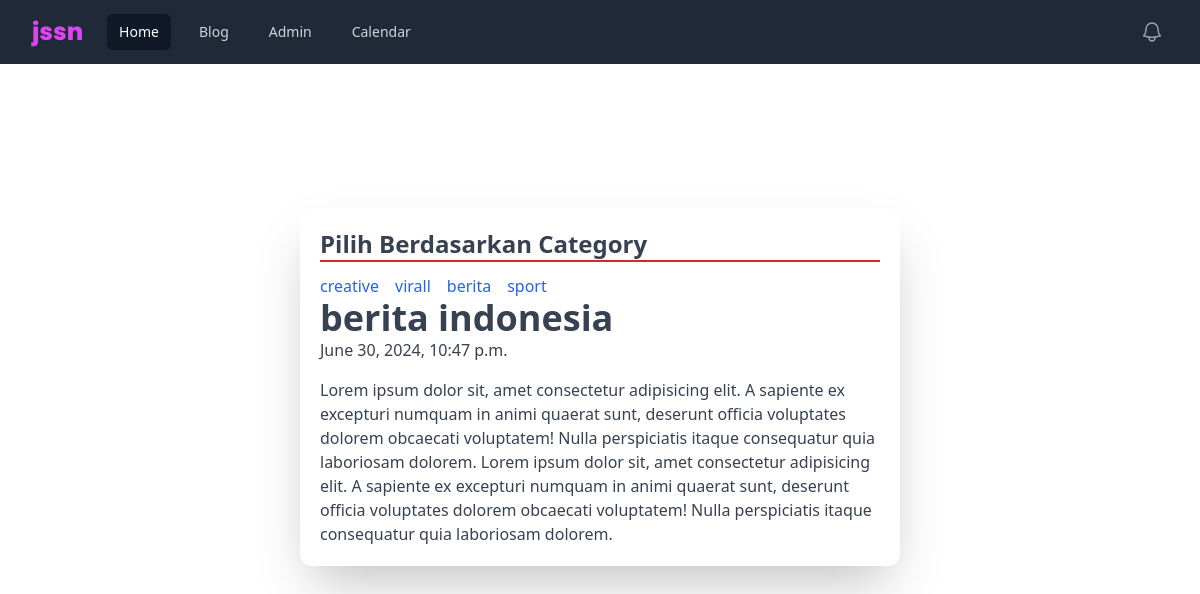
Page /blog/category/berita on the committed database.
### blog/models.py (models this page shows, shortened)
class Post(models.Model):
    judul = models.CharField(max_length=225)
    body = models.TextField()
    category = models.CharField(max_length=225)
    waktuPosting = models.DateTimeField(auto_now_add=True)
    update = models.DateTimeField(default=timezone.now)
    slug = models.SlugField(blank=True, editable=False)

### blog/views.py (the view)
# urls.py: path('category/<str:categoryurl>',views.category,name="category")
def category(request,categoryurl):
    categories = Post.objects.values('category').distinct
    post = Post.objects.filter(category = categoryurl)
    context = {
        'judul' : 'Pilih Berdasarkan Category',
        'postingan'   : post,
        'category'  : categories
    }
    return render(request,'category.html',context)

### blog/templates/category.html
{% extends 'index.html' %}
{% block main_content %}
    <h1 class="font-extrabold text-2xl mb-3 border-b-2 border-solid border-red-600">{{judul}}</h1>
        <ul class="flex">
            {% for fillcategory in category %}
                <li><a href="{% url 'blog:category' categoryurl=fillcategory.category%}" class="mr-4 text-blue-600 hover:underline">{{fillcategory.category}}</a></li>
            {% endfor %}
        </ul>
        {% for fillpost in postingan %}
            <h1 class="font-extrabold text-4xl">{{fillpost.judul}}</h1>
                <p class="mb-4">{{fillpost.update}}</p>
            <p>{{fillpost.body}}</p>
        {% endfor %}
{% endblock main_content %}

### rows in the picture
Post: judul "berita indonesia", update "June 30, 2024, 10:47 p.m.", body "Lorem ipsum dolor sit, amet consectetur adipisicing elit. A sapiente ex excepturi numquam in animi quaerat sunt, deserunt officia voluptates dolorem obcaecati voluptatem! Nulla perspiciatis itaque consequatur quia laboriosam dolorem. Lorem ipsum dolor sit, amet consectetur adipisicing elit. A sapiente ex excepturi numquam in animi quaerat sunt, deserunt officia voluptates dolorem obcaecati voluptatem! Nulla perspiciatis itaque consequatur quia laboriosam dolorem."

### other values in the picture
{{ judul }} "Pilih Berdasarkan Category"
{{ fillcategory.category }} "creative" "virall" "berita" "sport"
